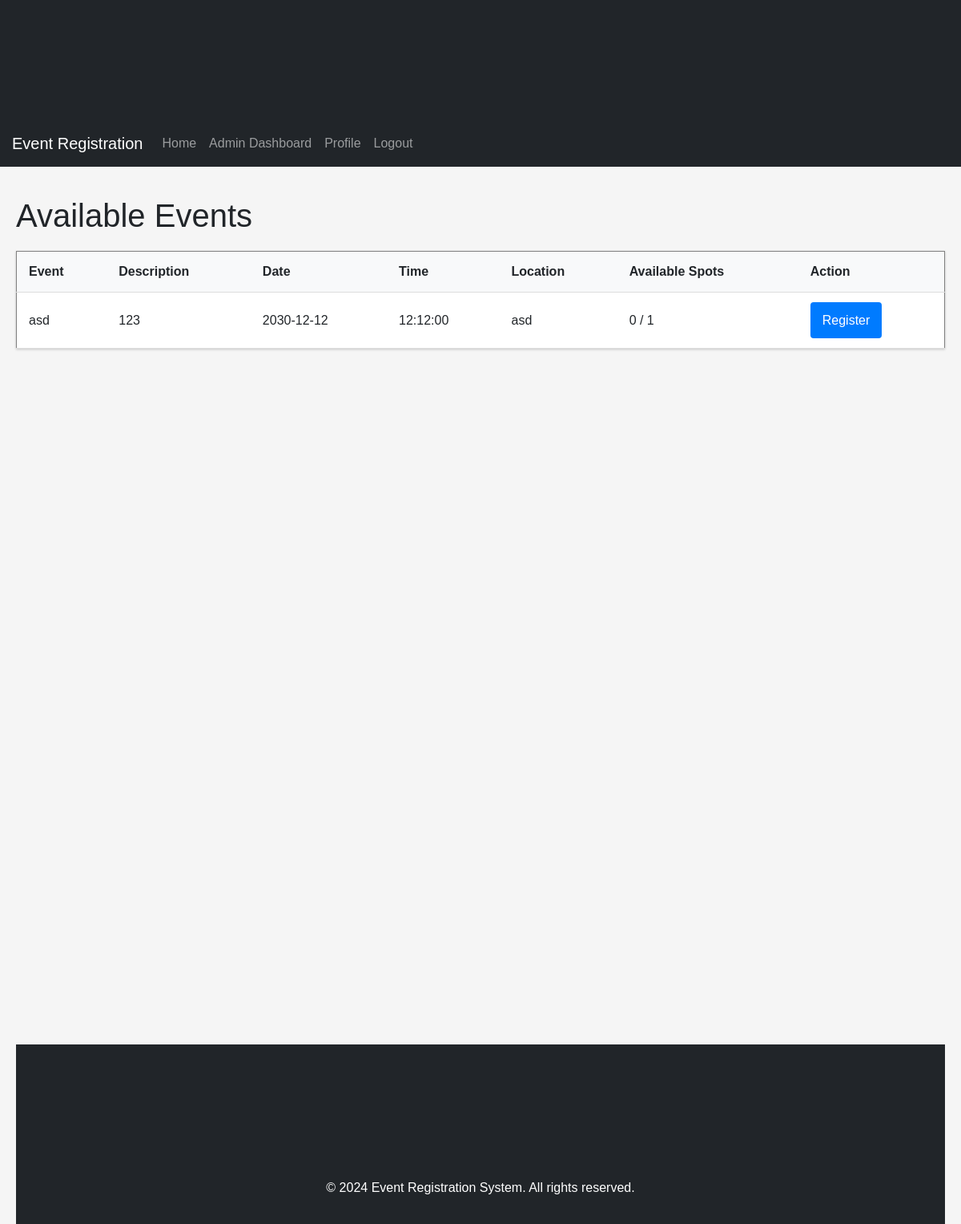
Page /lec/user/register-event.php (signed in) on the earlier database version.
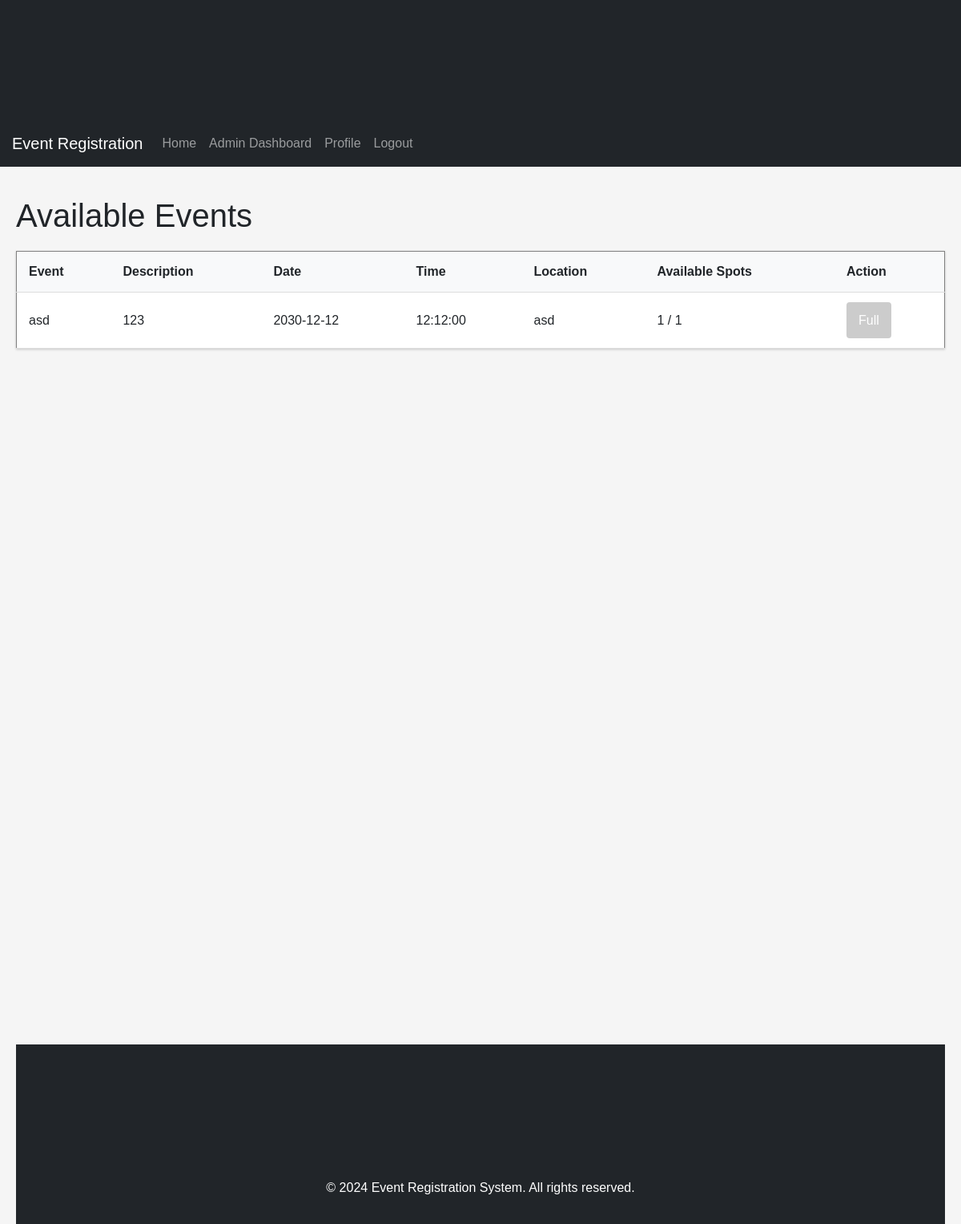
Same page on the later database version.
### tables this page shows
CREATE TABLE `events` (
  `id` int(11) NOT NULL,
  `name` varchar(200) NOT NULL,
  `description` text DEFAULT NULL,
  `date` date NOT NULL,
  `time` time NOT NULL,
  `location` varchar(200) NOT NULL,
  `max_participants` int(11) NOT NULL,
  `current_participants` int(11) NOT NULL DEFAULT 0,
  `status` enum('open','closed','canceled') DEFAULT 'open',
  `image_path` varchar(255) DEFAULT NULL,
  `banner_path` varchar(255) DEFAULT NULL,
  `created_at` timestamp NOT NULL DEFAULT current_timestamp(),
  `updated_at` timestamp NOT NULL DEFAULT current_timestamp() ON UPDATE current_timestamp()
);

### lec/user/register-event.php (the view, shortened to what this page needs)
<?php
include '../includes/header.php';
$database = new Database();
$db = $database->getConnection();
$query = "SELECT e.*,
          (SELECT COUNT(*) FROM event_registrations r WHERE r.event_id = e.id) as registered_count
          FROM events e
          WHERE e.date >= CURDATE()
          ORDER BY e.date ASC";
$events = $db->query($query)->fetchAll(PDO::FETCH_ASSOC);
?>
<!DOCTYPE html>
<html>
<head>
</head>
<body>
    <br />
    <br />
    <h1>Available Events</h1>
    <?php if (empty($events)): ?>
        <p>No upcoming events available.</p>
    <?php else: ?>
        <table border="1">
            <tr>
                <th>Event</th>
                <th>Description</th>
                <th>Date</th>
                <th>Time</th>
                <th>Location</th>
                <th>Available Spots</th>
                <th>Action</th>
            </tr>
            <?php foreach ($events as $event): ?>
            <tr>
                <td><?= htmlspecialchars($event['name']) ?></td>
                <td><?= htmlspecialchars($event['description']) ?></td>
                <td><?= $event['date'] ?></td>
                <td><?= $event['time'] ?></td>
                <td><?= htmlspecialchars($event['location']) ?></td>
                <td><?= $event['current_participants'] ?> / <?= $event['max_participants'] ?></td>
                <td>
                    <?php if ($event['current_participants'] < $event['max_participants']): ?>
                        <a href="register-event-proses.php?event_id=<?= $event['id'] ?>">
                            <button type="button">Register</button>
                        </a>
                    <?php else: ?>
                        <button disabled>Full</button>
                    <?php endif; ?>
                </td>
            </tr>
            <?php endforeach; ?>
        </table>
    <?php endif; ?>
</body>
<?php include '../includes/footer.php'; ?>
</html>

Differences in the rows shown:
changed events "asd": current_participants "0" → "1"; current_participants "Register" → "Full"
